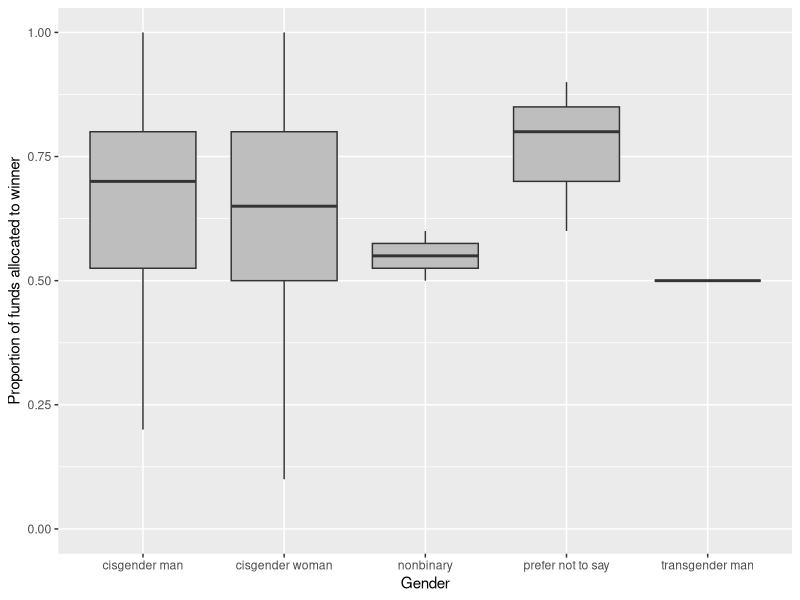
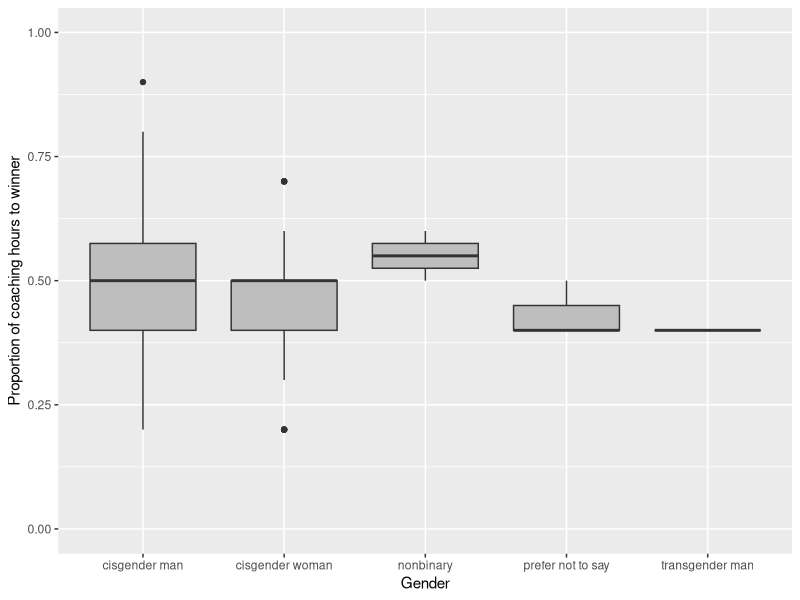
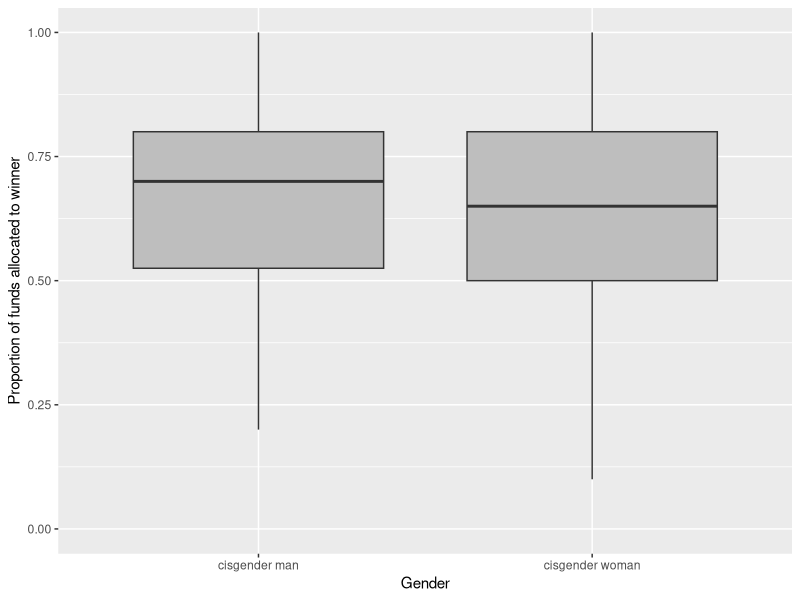
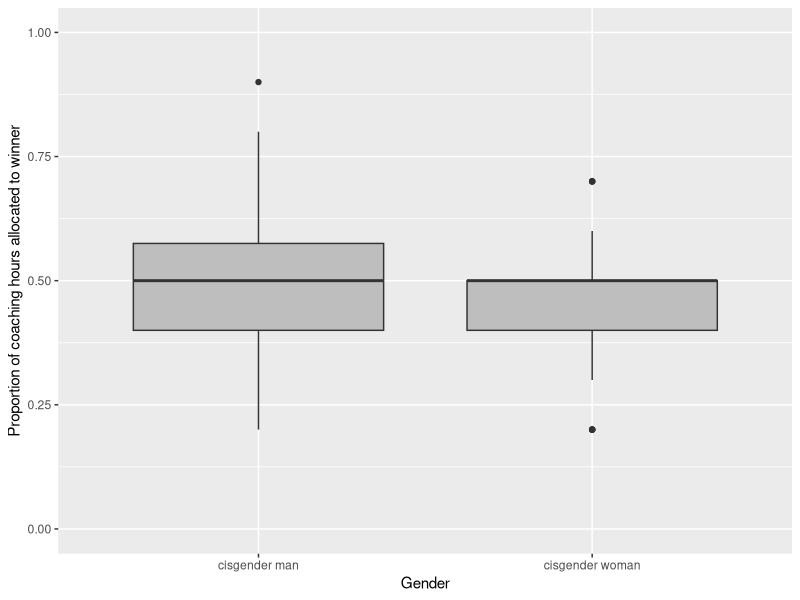
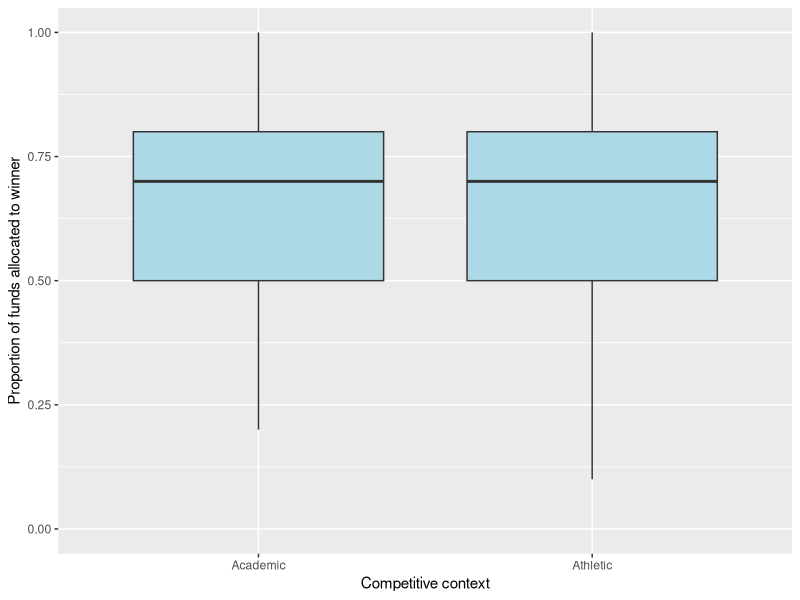
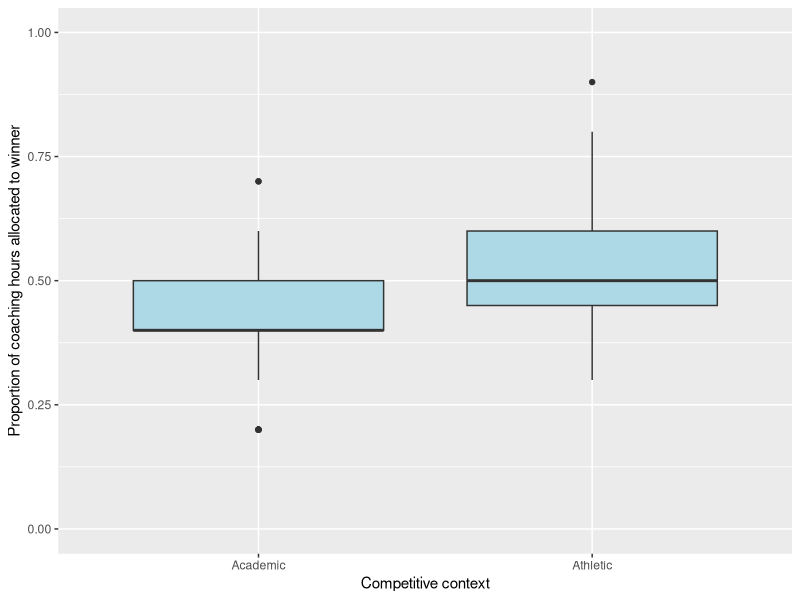
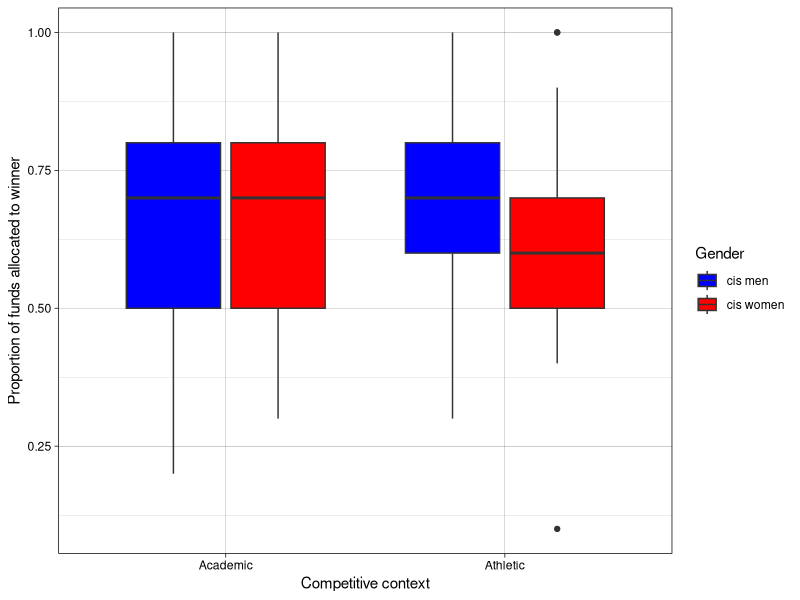
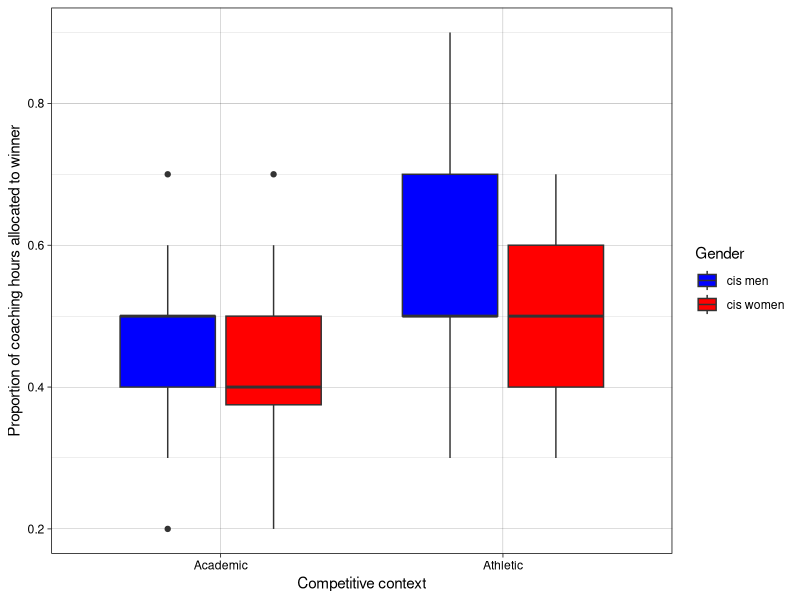

Recreate these plots in R, in order.
# Noah Smith QMEE HW3

library(tidyverse)
WLdata <- read_csv("WL_soc_clean.csv")
summary(WLdata)

# need to change the relevant characters and numeric variables to factors.


WLdata <- (WLdata
  %>% mutate(across(where(is.character), as.factor))
  %>% mutate(across(participant.ID, as.factor))
)

summary(WLdata)

#View(WLdata)

# the first thing I'd like to do is create boxplots on how gender affects proportion of 
# money and coaching hours allocated to the winner and loser

money.gender.boxplot <- (ggplot(WLdata, aes(x = participant.gender, y= prop.money.to.winner)) + 
  geom_boxplot(fill="gray") + 
  labs(x="Gender", y = "Proportion of funds allocated to winner") + 
  ylim(0,1)
)

print(money.gender.boxplot)

coaching.gender.boxplot <- (ggplot(WLdata, aes(x = participant.gender, y= prop.coach.to.winner)) + 
  geom_boxplot(fill="gray") + 
  labs(x="Gender", y = "Proportion of coaching hours to winner") + 
  ylim(0,1)
)

print(coaching.gender.boxplot)

# The lack of power for the non-cisgender individuals makes these boxplots fairly 
# uninformative, so I'm not sure having them is necessary. So, I'm going to create 
# a dataframe without those categories and plot those instead. Ideally, I would have a
# larger sample of non-cis identity individuals.


WLdata_cis <- (WLdata
    %>% filter(grepl("cisgender", participant.gender))
)

# ^ thank you Ben for showing me that code. Way easier than using base R.

summary(WLdata_cis)

# now I can create the same boxplots with only the cisgender individuals.

money.cisgender.boxplot <- (ggplot(WLdata_cis, aes(x = participant.gender, y= prop.money.to.winner)) + 
  geom_boxplot(fill="gray") + 
  labs(x="Gender", y = "Proportion of funds allocated to winner") + 
  ylim(0,1)
)

print(money.cisgender.boxplot)

coaching.cisgender.boxplot <- (ggplot(WLdata_cis, aes(x = participant.gender, y= prop.coach.to.winner)) + 
  geom_boxplot(fill="gray") + 
  labs(x="Gender", y = "Proportion of coaching hours allocated to winner") +
  ylim(0,1)
)

print(coaching.cisgender.boxplot)

# Although this is a good start, it is a) very similar to what I did in "HW2b.R" last week, and b) it 
# excludes an important predictor--"competitive context"--from being visualized. 
# The competitive context refers to the whether participants read a scenario about a spelling bee
# (academic context) or a soccer match (athletic context). 

context.money.boxplot <- (ggplot(WLdata_cis, aes(x = comp.context, y = prop.money.to.winner)) +
  geom_boxplot(fill = "lightblue") +
  labs(x = "Competitive context", y = "Proportion of funds allocated to winner") +
  ylim(0,1)
)

print(context.money.boxplot)

context.coaching.boxplot <- (ggplot(WLdata_cis, aes(x = comp.context, y = prop.coach.to.winner)) +
  geom_boxplot(fill = "lightblue") +
  labs(x = "Competitive context", y = "Proportion of coaching hours allocated to winner") +
  ylim(0,1)
)

print(context.coaching.boxplot)

# Although it's useful to have these various plots, it would be more intuitive/in line with the Cleveland hierarchy 
# if we can fit the four plots on one scale, as it would make it easier to compare how gender, competitive context, and the 
# allocation of money or coaching hours to the winner interact with one another. Increasing the number of boxplots in a single 
# figure would also allow us to go from four figures to two figures, but more importantly makes the data more understandable because
# of its proximity to one another.

money.cont.cis.boxplot <- (ggplot( WLdata_cis, aes(x = comp.context, y = prop.money.to.winner, fill = participant.gender)) +
  geom_boxplot() +
  labs(x="Competitive context", y = "Proportion of funds allocated to winner", fill = "Gender") +
  scale_fill_manual(values = c("blue","red"), labels = c("cis men", "cis women")) + 
  theme_linedraw()
)

print(money.cont.cis.boxplot)

coaching.cont.cis.boxplot <- (ggplot( WLdata_cis, aes(x = comp.context, y = prop.coach.to.winner, fill = participant.gender)) +
                             geom_boxplot() +
                             labs(x="Competitive context", y = "Proportion of coaching hours allocated to winner", fill = "Gender") +
                             scale_fill_manual(values = c("blue","red"), labels = c("cis men", "cis women")) + 
                             theme_linedraw()
)

print(coaching.cont.cis.boxplot)
